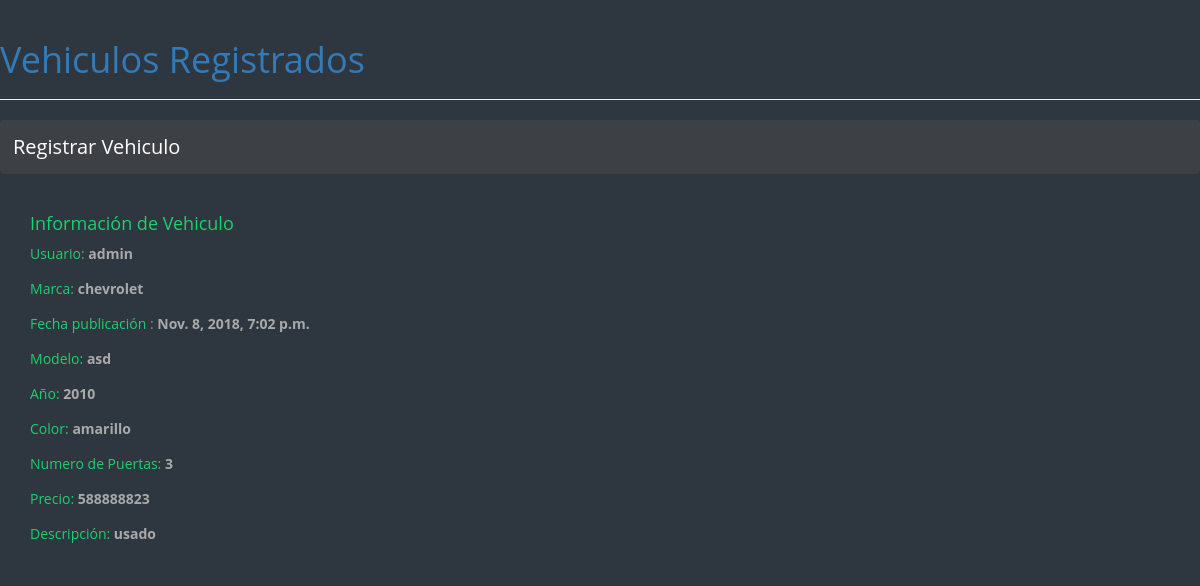
/post/5/, run on the app's committed database.
### blog/models.py (models this page shows, shortened)
class Vehiculo(models.Model):
    author = models.ForeignKey('auth.User',on_delete=models.CASCADE)
    marca=models.CharField(max_length=30)
    modelo=models.CharField(max_length=30)
    anio=models.CharField(max_length=30)
    color=models.CharField(max_length=30)
    numero_puertas=models.CharField(max_length=30)
    descripcion=models.CharField(max_length=30)
    fecha_publicacion=models.DateTimeField(blank=True,null=True)
    precio=models.CharField(max_length=30)

### blog/views.py (the view)
# urls.py: path('post/<int:pk>/', views.post_detail, name='post_detail'),
def post_detail(request, pk):
    post = get_object_or_404(Vehiculo, pk=pk)
    return render(request, 'blog/post_detail.html', {'post': post})

### blog/templates/blog/post_detail.html (shortened to what this page needs)
{%extends 'blog/base.html'%}
{% block content %}
        <div class="post">
            <h4>Información de Vehiculo</h4>
            <p>Usuario: <label style="color:darkgray">{{ post.author }}</label></p>
            <p>Marca: <label style="color:darkgray">{{ post.marca }}</label></p>
            <p>Fecha publicación : <label style="color:darkgray">{{ post.fecha_publicacion }}</label></p>
            <p>Modelo: <label style="color:darkgray">{{ post.modelo }}</label></p>
            <p>Año: <label style="color:darkgray">{{ post.anio }}</label></p>
            <p>Color: <label style="color:darkgray">{{ post.color }}</label></p>
            <p>Numero de Puertas: <label style="color:darkgray">{{ post.numero_puertas }}</label></p>
            <p>Precio: <label style="color:darkgray">{{ post.precio }}</label></p>
            <p>Descripción: <label style="color:darkgray">{{ post.descripcion|linebreaksbr }}</label></p>
        </div>
    </div>
{% endblock %}

### blog/static/css/blog.css (style rules this page uses)
body { background: #2E3740; color: #1FCE6D; font-family: 'Open Sans', sans-serif }

### data on the page
Vehiculo: author "admin", marca "chevrolet", fecha_publicacion "Nov. 8, 2018, 7:02 p.m.", modelo "asd", anio "2010", color "amarillo", numero_puertas "3", precio "588888823", descripcion "usado"
